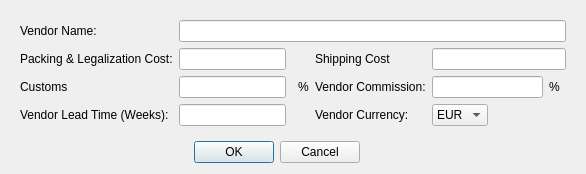
<?xml version="1.0" encoding="UTF-8"?>
<ui version="4.0">
 <class>vendorPopup</class>
 <widget class="QDialog" name="vendorPopup">
  <property name="geometry">
   <rect>
    <x>0</x>
    <y>0</y>
    <width>586</width>
    <height>167</height>
   </rect>
  </property>
  <property name="windowTitle">
   <string>New Vendor</string>
  </property>
  <layout class="QGridLayout" name="gridLayout">
   <item row="0" column="0" colspan="3">
    <widget class="QFrame" name="vendor_entry_form_frame">
     <layout class="QGridLayout" name="gridLayout_3">
      <item row="3" column="9">
       <widget class="QLabel" name="vendor_comission_percent">
        <property name="text">
         <string>%</string>
        </property>
       </widget>
      </item>
      <item row="3" column="0">
       <widget class="QLabel" name="vendor_customs_label">
        <property name="text">
         <string>Customs</string>
        </property>
       </widget>
      </item>
      <item row="3" column="3">
       <widget class="QLabel" name="target_profit_percent_label_2">
        <property name="text">
         <string>%</string>
        </property>
       </widget>
      </item>
      <item row="2" column="4">
       <widget class="QLabel" name="vendor_shippingcost_label">
        <property name="text">
         <string>Shipping Cost</string>
        </property>
       </widget>
      </item>
      <item row="4" column="4">
       <widget class="QLabel" name="vendor_currency_label">
        <property name="text">
         <string>Vendor Currency:</string>
        </property>
       </widget>
      </item>
      <item row="4" column="0">
       <widget class="QLabel" name="vendor_leadtime_label">
        <property name="text">
         <string>Vendor Lead Time (Weeks):</string>
        </property>
       </widget>
      </item>
      <item row="3" column="4">
       <widget class="QLabel" name="target_profit_label_2">
        <property name="text">
         <string>Vendor Commission:</string>
        </property>
       </widget>
      </item>
      <item row="4" column="1">
       <widget class="QLineEdit" name="vendor_lead_time_field"/>
      </item>
      <item row="2" column="0">
       <widget class="QLabel" name="vendor_packingcost_label">
        <property name="text">
         <string>Packing &amp; Legalization Cost:</string>
        </property>
       </widget>
      </item>
      <item row="3" column="5" colspan="4">
       <widget class="QLineEdit" name="vendor_comission_field">
        <property name="text">
         <string/>
        </property>
       </widget>
      </item>
      <item row="2" column="1">
       <widget class="QLineEdit" name="packing_cost_field"/>
      </item>
      <item row="3" column="1">
       <widget class="QLineEdit" name="customs_percent_field"/>
      </item>
      <item row="0" column="0">
       <widget class="QLabel" name="vendor_name_label">
        <property name="text">
         <string>Vendor Name:</string>
        </property>
       </widget>
      </item>
      <item row="0" column="1" colspan="10">
       <widget class="QLineEdit" name="vendor_name_field"/>
      </item>
      <item row="2" column="5" colspan="6">
       <widget class="QLineEdit" name="shipping_cost_field">
        <property name="text">
         <string/>
        </property>
       </widget>
      </item>
      <item row="4" column="5" colspan="2">
       <widget class="QComboBox" name="vendor_currency_combo">
        <item>
         <property name="text">
          <string>EUR</string>
         </property>
        </item>
        <item>
         <property name="text">
          <string>USD</string>
         </property>
        </item>
        <item>
         <property name="text">
          <string>GBP</string>
         </property>
        </item>
        <item>
         <property name="text">
          <string>EGP</string>
         </property>
        </item>
        <item>
         <property name="text">
          <string>CHF</string>
         </property>
        </item>
        <item>
         <property name="text">
          <string>AED</string>
         </property>
        </item>
       </widget>
      </item>
     </layout>
    </widget>
   </item>
   <item row="1" column="0">
    <spacer name="horizontalSpacer_2">
     <property name="orientation">
      <enum>Qt::Horizontal</enum>
     </property>
     <property name="sizeType">
      <enum>QSizePolicy::Minimum</enum>
     </property>
     <property name="sizeHint" stdset="0">
      <size>
       <width>135</width>
       <height>20</height>
      </size>
     </property>
    </spacer>
   </item>
   <item row="1" column="1">
    <widget class="QDialogButtonBox" name="vendorPopupBtnBox">
     <property name="orientation">
      <enum>Qt::Horizontal</enum>
     </property>
     <property name="standardButtons">
      <set>QDialogButtonBox::Cancel|QDialogButtonBox::Ok</set>
     </property>
    </widget>
   </item>
   <item row="1" column="2">
    <spacer name="horizontalSpacer">
     <property name="orientation">
      <enum>Qt::Horizontal</enum>
     </property>
     <property name="sizeHint" stdset="0">
      <size>
       <width>40</width>
       <height>20</height>
      </size>
     </property>
    </spacer>
   </item>
  </layout>
 </widget>
 <resources/>
 <connections/>
</ui>
